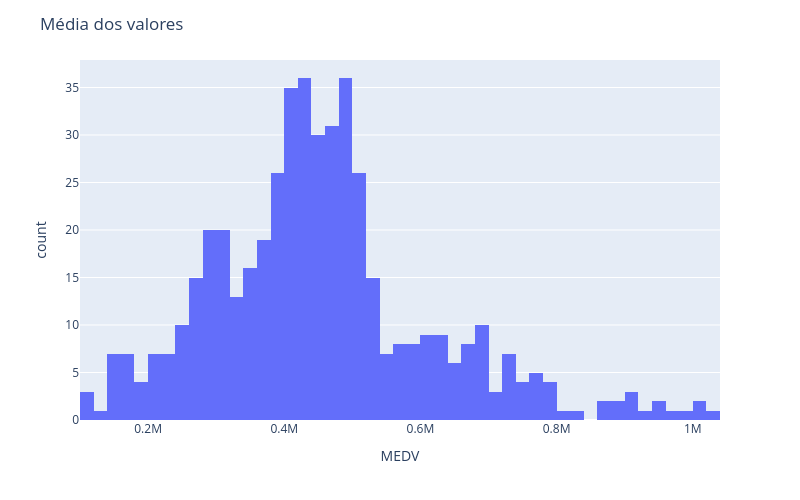

Notebook source saved alongside this figure:
### Code cell
# Histograma da variável alvo (MEDV)

hist =  px.histogram (df,  x = "MEDV", nbins=60) 
hist.update_layout(width=800,height=500,title_text='Média dos valores') 
hist.show()

### Figure 1 — Plotly figure (JSON) as saved in the notebook; plotly's stock layout.template omitted (floating-point values rounded to 4 significant figures; data arrays with more than 128 entries replaced by an {"elided": "..."} marker saying what was removed)
{"data": [{"alignmentgroup": "True", "bingroup": "x", "hovertemplate": "MEDV=%{x}<br>count=%{y}<extra></extra>", "legendgroup": "", "marker": {"color": "#636efa", "pattern": {"shape": ""}}, "name": "", "nbinsx": 60, "offsetgroup": "", "orientation": "v", "showlegend": false, "type": "histogram", "x": {"elided": "489 int values"}, "xaxis": "x", "yaxis": "y"}], "layout": {"barmode": "relative", "height": 500, "legend": {"tracegroupgap": 0}, "margin": {"t": 60}, "title": {"text": "Média dos valores"}, "width": 800, "xaxis": {"anchor": "y", "domain": [0, 1], "title": {"text": "MEDV"}}, "yaxis": {"anchor": "x", "domain": [0, 1], "title": {"text": "count"}}}}
